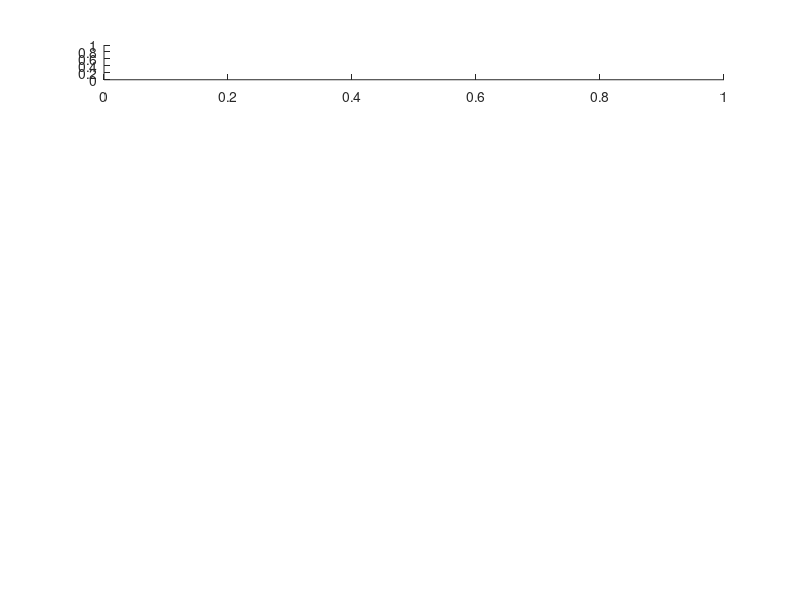

MATLAB code for this plot: (Note: this script raises an error after producing the figure.)
%% 该程序用于调试，其实也是非常好用且重要的

%% 产生自混合信号
% addpath(genpath('..\smi_api'));  % 添加文件夹到搜索目录
% rmpath(genpath('..\smi_api'));  % 删除文件夹到搜索目录
clc;
clear all;
close all;
subplot(7,1,1);
fs = 200000; % 采样率
N = 4000;  % 采样点
fv = 100;  % 震动频率
C = [1];
c=C(1);
alpha = 5;
[t, lambda, L0, Lt, phi0, phiF, p, c] = MOVE_API_HARMONIC(fs, N, fv, C, alpha);  % 1 简谐振动的自混合信号
% [t, lambda, L0, Lt, phi0, p, c] = MOVE_API_SIN_MODULATE_FM(fs, N, C, alpha);   % 2 余弦调制信号的自混合信号
cut = 500;  % cut降采样，输入一个能被N整除的数，将N分为N/cut段  % 3
% [t, lambda, L0, Lt, phi0, p] = MOVE_API_ALEATORY(fs, N, cut, C, alpha);  % 3 产生随机振动时，方向×负
% [t, lambda, L0, Lt, phi0, p] = MOVE_API_ALEATORY_LOAD(fs, N, C, alpha);  % 4 加载储存好的随机振动，方向×负

% [p,PS] = mapminmax(p,-1,1);  % 归一化函数
plot(Lt);
subplot(7,1,2);
plot(p);
% p = awgn(p,40);  % 10db，加高斯白噪声
% p = p .* (1+0.2*cos(2*pi*75*t));  % 给自混合信号加包络，加了一个幅值为0.2，频率为75的包络
hold on;
title(['自混合信号，C=', num2str(c(1))]);

%% 条纹检测
[top_p, loc_p, top_v, loc_v, top_r, loc_r, direction,direc] = SMI_API_FRINGE(p,N);
subplot(7,1,3);
plot(p);
hold on;
scatter(loc_p,top_p);
scatter(loc_v,top_v);
scatter(loc_r,top_r);
plot(direction);
title("得到纯净的峰谷值和完全正确的方向")
 
%% 重构：PUM transform
% [phiF_reconstruct,Lt_reconstruct] = SMI_API_RECON_PUM(p,loc_p,loc_v,direction,N,lambda,c,alpha);
[phiF_wrapped,phiF_reconstruct,Lt_reconstruct] = SMI_API_RECON_HT(p,direction,N,lambda,1,1);

%% 
% subplot(5, 1, 1);
% plot(phiF_wrapped);
% hold on;
% title("phiF_wrapped")

subplot(7,1,4);
plot(phiF_reconstruct)
title("重构后的phiF");

subplot(7,1,5);
plot(Lt);
hold on;
plot(Lt_reconstruct,'r')
title("重构后的信号");

%% 误差分析
subplot(7,1,6);
plot(Lt-Lt_reconstruct)
RMSE = sqrt(mean((Lt-Lt_reconstruct).^2));
title(['绝对误差，RMSE=', num2str(RMSE)])




























%% subfunction （selfmixing-power）
function phiF = solve_phiF(C,phi0,alpha)  % 求解出每一个phi0对应的phiF
    if C<=1  % 每个phi0的解区间
        [phiF_min, phiF_max] = bounds1(C,phi0);
    else
        [phiF_min, phiF_max] = bounds2(C,phi0,alpha);
    end
    
    excessphaze_equation = @(phiF)phiF-phi0+C*sin(phiF+atan(alpha));
    
    if (excessphaze_equation (phiF_min)>0)  % 文章的解释为,phiF_min值可能刚好比零点大一点点点，这时候取phiF_min为近似零点
        phiF = phiF_min;
    elseif (excessphaze_equation (phiF_max)<0)
    	phiF = phiF_max;
    else
    	phiF = fzero(excessphaze_equation,[phiF_min,phiF_max]);
    end  
end

%---C < 1时的解区间函数------------------------------------------
function [phiF_min, phiF_max] = bounds1(C,phi0) 
    phiF_min = phi0-C;
    phiF_max = phi0+C;
end

%---C > 1时的解区间函数------------------------------------------
function [phiF_min, phiF_max] = bounds2(C,phi0,alpha)
persistent m; 
if isempty (m); m = 0; end
mlower = ceil ((phi0 + atan (alpha) + acos (1/C)- sqrt (C*C- 1))/(2*pi)- 1.5);
mupper = floor ((phi0 + atan (alpha)- acos (1/C) + sqrt (C*C- 1))/(2*pi)- 0.5);
if (m < mlower); m = mlower; end
if (m > mupper); m = mupper; end
phiF_min = (2*m+1)*pi + acos (1/C)- atan (alpha); 
phiF_max = (2*m+3)* pi- acos (1/C)- atan (alpha); 
end


%% subfunction2(reconstruction_T_N间转换)
% 该函数实现，将N转换为对应的t，也就是从T=1，N=10这些简单的时候推出来N(i)与t的关系
% 其中N为需要转换的点，N为采样点数，T为模拟时间
function  temp = N2T(temp1,N,T)
temp = zeros(1,length(temp1));    
    for i = 1:length(temp1) 
        temp(i) = T*(temp1(i)-1)/N;
    end
end

function temp = T2N(temp1,N,T)
temp = zeros(1,length(temp1));    
    for i = 1:length(temp1) 
        temp(i) = N*temp1(i)/T + 1;
    end
end